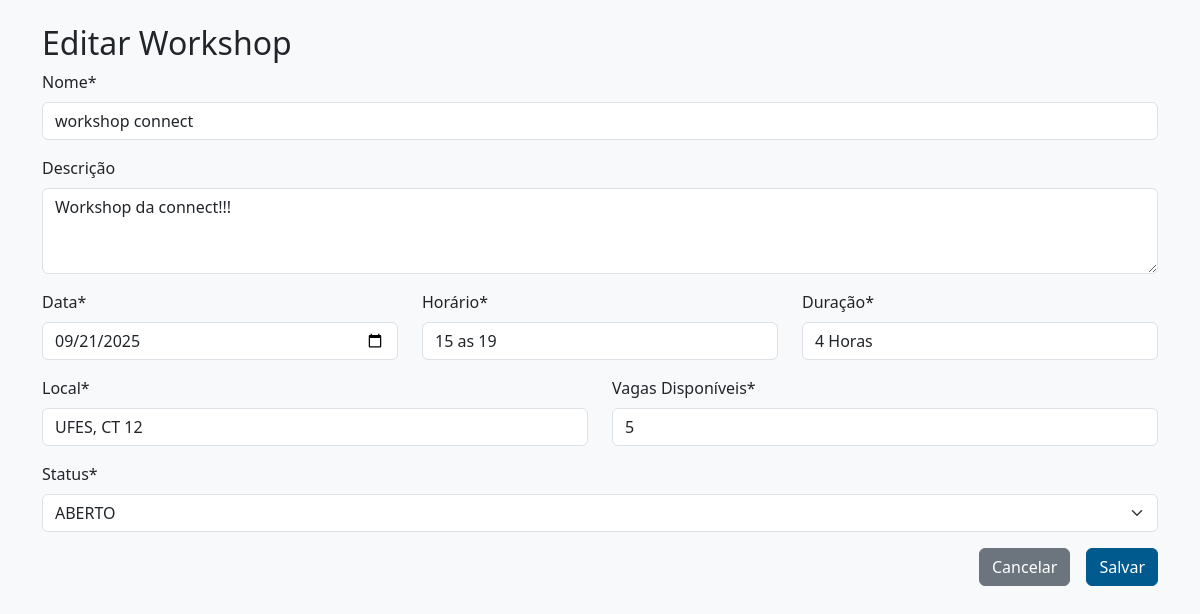
Page /admin/workshops/1/edit (signed in) on the committed database.
### app/models/atividade.py (models this page shows)
class Workshop(db.Model):
    __tablename__ = 'workshop'
    id = db.Column(db.Integer, primary_key=True)
    nome = db.Column(db.String(100), nullable=False)
    descricao = db.Column(db.Text, nullable=True)
    data = db.Column(db.Date, nullable=False)
    horario = db.Column(db.String(50), nullable=False)
    duracao = db.Column(db.String(20), nullable=False)
    local = db.Column(db.String(100), nullable=False)
    vagas_disponiveis = db.Column(db.Integer, nullable=False)
    status = db.Column(PgEnum(SituacaoCurso), nullable=False, default=SituacaoCurso.ABERTO)

### app/routes/admin.py (the view, shortened to what this page needs)
@admin_bp.route('/workshops/<int:id>/edit', methods=['GET', 'POST'])
@login_required
@admin_required
def edit_workshop(id):
    workshop = Workshop.query.get_or_404(id)
    status_options = [status.value for status in SituacaoCurso]
    return render_template('workshops/form.html', workshop=workshop, status_options=status_options)

### app/templates/workshops/form.html (shortened to what this page needs)
{% extends 'base.html' %}
{% block content %}
<div class="container mt-4">
    <h2>{% if workshop %}Editar{% else %}Novo{% endif %} Workshop</h2>
    <form method="POST">
        <div class="mb-3">
            <label for="nome" class="form-label">Nome*</label>
            <input type="text" class="form-control" id="nome" name="nome"
                   value="{{ workshop.nome if workshop }}" required>
        </div>
        <div class="mb-3">
            <label for="descricao" class="form-label">Descrição</label>
            <textarea class="form-control" id="descricao" name="descricao" rows="3">{{ workshop.descricao if workshop }}</textarea>
        </div>
        <div class="row mb-3">
            <div class="col-md-4">
                <label for="data" class="form-label">Data*</label>
                <input type="date" class="form-control" id="data" name="data"
                       value="{{ workshop.data.strftime('%Y-%m-%d') if workshop else '' }}" required>
            </div>
            <div class="col-md-4">
                <label for="horario" class="form-label">Horário*</label>
                <input type="text" class="form-control" id="horario" name="horario"
                       value="{{ workshop.horario if workshop }}" placeholder="Ex: 14h às 18h" required>
            </div>
            <div class="col-md-4">
                <label for="duracao" class="form-label">Duração*</label>
                <input type="text" class="form-control" id="duracao" name="duracao"
                       value="{{ workshop.duracao if workshop }}" placeholder="Ex: 4 horas" required>
            </div>
        </div>
        <div class="row mb-3">
            <div class="col-md-6">
                <label for="local" class="form-label">Local*</label>
                <input type="text" class="form-control" id="local" name="local"
                       value="{{ workshop.local if workshop }}" required>
            </div>
            <div class="col-md-6">
                <label for="vagas_disponiveis" class="form-label">Vagas Disponíveis*</label>
                <input type="number" class="form-control" id="vagas_disponiveis" name="vagas_disponiveis"
                       value="{{ workshop.vagas_disponiveis if workshop else 20 }}" min="1" required>
            </div>
        </div>
        <div class="mb-3">
            <label for="status" class="form-label">Status*</label>
            <select class="form-select" id="status" name="status" required>
                {% for status in status_options %}
                    <option value="{{ status }}" {% if workshop and status == workshop.status.value %}selected{% endif %}>
                        {{ status }}
                    </option>
                {% endfor %}
            </select>
        </div>
        <div class="d-grid gap-2 d-md-flex justify-content-md-end">
            <a href="{{ url_for('admin.list_workshops') }}" class="btn btn-secondary me-md-2">Cancelar</a>
            <button type="submit" class="btn btn-primary">Salvar</button>
        </div>
    </form>
</div>
{% endblock %}

### app/templates/base.html (style rules this page uses)
body { padding-inline: 1rem; overflow-x: hidden; }
:root { --connect-blue: #005A8D; }
.btn-primary { background-color: var(--connect-blue) !important; border-color: var(--connect-blue) !important; }
:root { --connect-blue: #005A8D; --connect-gray: #d9d9d9; }

### rows in the picture
Workshop: nome "workshop connect", descricao "Workshop da connect!!!", data "09/21/2025", horario "15 as 19", duracao "4 Horas", local "UFES, CT 12", vagas_disponiveis "5", status "ABERTO"
